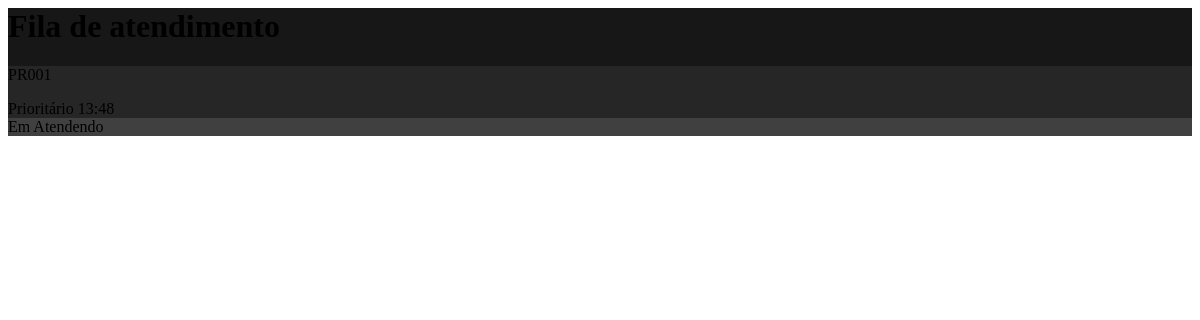
The page /adminSeletto/fila-partial/ on the database as committed earlier.
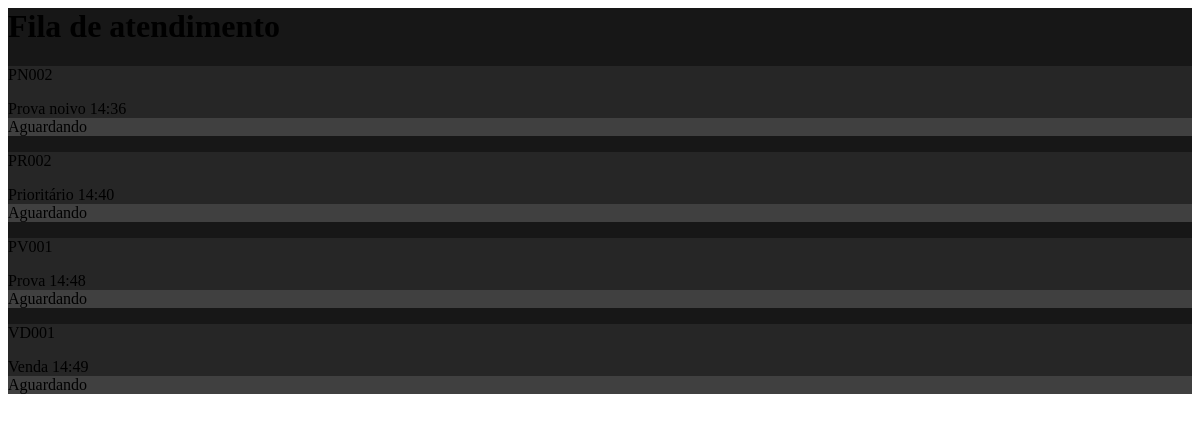
The same page on the database as committed later.
### filas/models.py (models this page shows, shortened)
class Senha(models.Model):
    STATUS = (
        ('AGUARDANDO', 'Aguardando'),
        ('CHAMADA', 'Chamada'),
        ('EM_ATENDENDO', 'Em Atendendo'),
        ('ATENDIDA', 'Atendida'),
        ('CANCELADA', 'Cancelada'),
    )
    codigo = models.CharField(max_length=20)
    token = models.UUIDField(default=uuid.uuid4, editable=False)
    cliente_nome = models.CharField(
        max_length=100,
        null=False,
        blank=False,
        )
    cliente_telefone = models.CharField(
        max_length=20,
        null=False,
        blank=False,
        )
    fila = models.ForeignKey(
        Fila,
        on_delete=models.CASCADE
        )
    categoria = models.ForeignKey(
        Categoria,
        on_delete=models.CASCADE,
        null=False,
    )
    status = models.CharField(
        max_length=20,
        choices=STATUS,
        default='AGUARDANDO',
    )
    criada_em = models.DateTimeField(auto_now_add=True)
    chamada_em = models.DateTimeField(
        null=True,
        blank=True
        )
    finalizado_em = models.DateTimeField(
        null=True,
        blank=True
        )
    atendente = models.CharField(
        max_length=100,
        null=True,
        blank=True
        )

class Categoria(models.Model):
    nome = models.CharField(max_length=100)
    fila = models.ForeignKey(Fila, on_delete=models.CASCADE, related_name='categorias')
    prioridade = models.IntegerField(default=0)
    prefixo = models.CharField(max_length=10, default='A')  # Ex: PN, PR, A, FG
    peso = models.IntegerField(default=1)  # Para ordenação na fila
    tempo_estimado_min = models.IntegerField(default=10)  # em minutos
    tempo_estimado_max = models.IntegerField(default=20)  # em minutos
    ativa = models.BooleanField(default=True)

### core/views.py (the view)
def admin_fila_partial(request):
    fila = Senha.objects.select_related(
        'categoria'
    ).filter(
        Q(status='AGUARDANDO') |
        Q(status='EM_ATENDENDO')
    ).order_by(
        '-categoria__peso',
        'criada_em'
    )
    context = {
        'fila': fila
    }
    return render(
        request,
        'partials/admin_fila.html',
        context
    )

### core/templates/partials/admin_fila.html
<div class="py-4 px-4 rounded-4 text-white" style="background-color: rgb(23, 23, 23);">
    <h1>Fila de atendimento</h1>
    {% for senha in fila %}
    <div class="px-4 py-4 rounded-4 my-3" style="background-color: rgb(38, 38, 38);">
        <div class="d-flex justify-content-between align-items-start">
            <div class="d-flex gap-3 align-items-center">
                <p class="fs-2">{{ senha.codigo }}</p>
                <div class="d-flex flex-column">
                    <span class="fs-6">{{ senha.categoria.nome }}</span>
                    <span class="text-secondary">{{ senha.criada_em|date:"H:i" }}</span>
                </div>
            </div>
            <div class="rounded-3 py-2 px-4" style="background-color: rgb(64,64,64);">
                {{ senha.get_status_display|default:senha.status|title }}
            </div>
        </div>
    </div>
    {% empty %}
    <p class="text-secondary py-4">
        Nenhuma senha na fila no momento
    </p>
    {% endfor %}
</div>

Rows that differ between the two databases and show on the page:
no longer on this page (row edited): Senha: codigo "PR001", categoria.nome "Prioritário", criada_em "13:48", status "Em Atendendo"
added Senha: codigo "PN002", categoria.nome "Prova noivo", criada_em "14:36", status "Aguardando"
added Senha: codigo "PR002", categoria.nome "Prioritário", criada_em "14:40", status "Aguardando"
added Senha: codigo "PV001", categoria.nome "Prova", criada_em "14:48", status "Aguardando"
added Senha: codigo "VD001", categoria.nome "Venda", criada_em "14:49", status "Aguardando"
